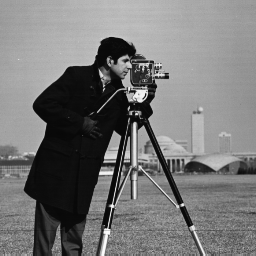
%> input picture final/Lecture17/cameraman.tiff, 256 x 256 px
$ octave Lecture17_example_2.m   (GNU Octave 9; MATLAB toolbox functions it lacks are replaced by stand-ins)
%> lines starting %> are read from the running program, lines starting %| are printed output that depends on the picture
% [9 lines of commented-out code are left out]
img=imread('cameraman.tiff');
%> img is the input picture: size 256x256 uint8; min 7, max 253, mean 118.7
img_1=img(120:140,120:140);
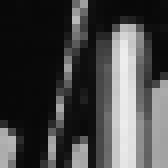
%> img_1: size 21x21 uint8 (shown 8 times larger); min 8, max 237, mean 69.1
figure;
 imshow(img_1)
 figure;
mesh(img_1)
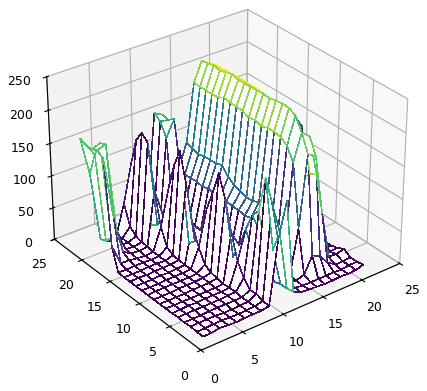
%> figure redrawn from the program's plot data
